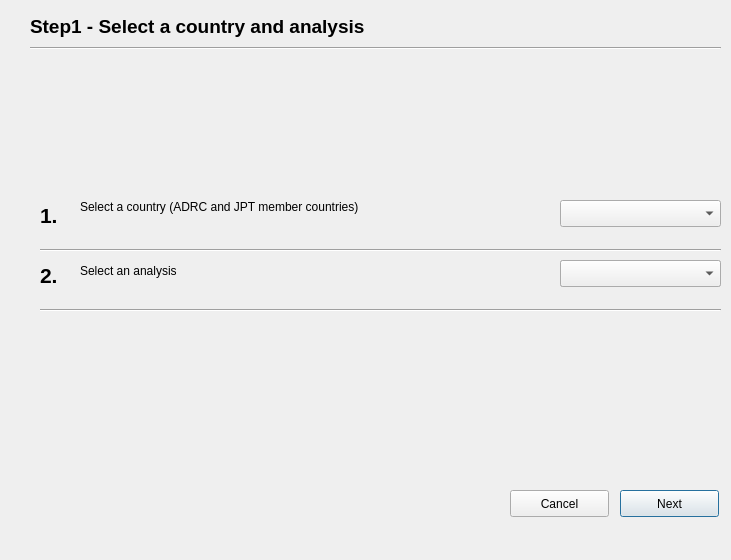
<?xml version="1.0" encoding="UTF-8"?>
<ui version="4.0">
 <class>WizardImpact0Base</class>
 <widget class="QDialog" name="WizardImpact0Base">
  <property name="geometry">
   <rect>
    <x>0</x>
    <y>0</y>
    <width>731</width>
    <height>560</height>
   </rect>
  </property>
  <property name="windowTitle">
   <string>Impact Map Step 1 Wizard</string>
  </property>
  <widget class="QLabel" name="label">
   <property name="geometry">
    <rect>
     <x>80</x>
     <y>200</y>
     <width>461</width>
     <height>41</height>
    </rect>
   </property>
   <property name="text">
    <string>&lt;html&gt;&lt;head/&gt;&lt;body&gt;&lt;p&gt;Select a country (ADRC and JPT member countries)&lt;/p&gt;&lt;/body&gt;&lt;/html&gt;</string>
   </property>
   <property name="alignment">
    <set>Qt::AlignLeading|Qt::AlignLeft|Qt::AlignTop</set>
   </property>
   <property name="wordWrap">
    <bool>true</bool>
   </property>
  </widget>
  <widget class="QPushButton" name="next_btn">
   <property name="geometry">
    <rect>
     <x>620</x>
     <y>490</y>
     <width>99</width>
     <height>27</height>
    </rect>
   </property>
   <property name="text">
    <string>Next</string>
   </property>
  </widget>
  <widget class="QLabel" name="label_2">
   <property name="geometry">
    <rect>
     <x>30</x>
     <y>16</y>
     <width>691</width>
     <height>21</height>
    </rect>
   </property>
   <property name="font">
    <font>
     <pointsize>14</pointsize>
     <weight>75</weight>
     <bold>true</bold>
    </font>
   </property>
   <property name="text">
    <string>Step1 - Select a country and analysis</string>
   </property>
  </widget>
  <widget class="Line" name="line">
   <property name="geometry">
    <rect>
     <x>30</x>
     <y>40</y>
     <width>691</width>
     <height>16</height>
    </rect>
   </property>
   <property name="orientation">
    <enum>Qt::Horizontal</enum>
   </property>
  </widget>
  <widget class="QLabel" name="label_3">
   <property name="geometry">
    <rect>
     <x>40</x>
     <y>200</y>
     <width>21</width>
     <height>31</height>
    </rect>
   </property>
   <property name="font">
    <font>
     <pointsize>16</pointsize>
     <weight>75</weight>
     <bold>true</bold>
    </font>
   </property>
   <property name="text">
    <string>&lt;html&gt;&lt;head/&gt;&lt;body&gt;&lt;p&gt;1.&lt;/p&gt;&lt;/body&gt;&lt;/html&gt;</string>
   </property>
  </widget>
  <widget class="Line" name="line_2">
   <property name="geometry">
    <rect>
     <x>40</x>
     <y>240</y>
     <width>681</width>
     <height>20</height>
    </rect>
   </property>
   <property name="orientation">
    <enum>Qt::Horizontal</enum>
   </property>
  </widget>
  <widget class="Line" name="line_3">
   <property name="geometry">
    <rect>
     <x>40</x>
     <y>300</y>
     <width>681</width>
     <height>20</height>
    </rect>
   </property>
   <property name="orientation">
    <enum>Qt::Horizontal</enum>
   </property>
  </widget>
  <widget class="QLabel" name="label_4">
   <property name="geometry">
    <rect>
     <x>40</x>
     <y>260</y>
     <width>21</width>
     <height>31</height>
    </rect>
   </property>
   <property name="font">
    <font>
     <pointsize>16</pointsize>
     <weight>75</weight>
     <bold>true</bold>
    </font>
   </property>
   <property name="text">
    <string>&lt;html&gt;&lt;head/&gt;&lt;body&gt;&lt;p&gt;2.&lt;/p&gt;&lt;/body&gt;&lt;/html&gt;</string>
   </property>
  </widget>
  <widget class="QLabel" name="label_5">
   <property name="geometry">
    <rect>
     <x>80</x>
     <y>264</y>
     <width>291</width>
     <height>41</height>
    </rect>
   </property>
   <property name="text">
    <string>&lt;html&gt;&lt;head/&gt;&lt;body&gt;&lt;p&gt;Select an analysis&lt;/p&gt;&lt;/body&gt;&lt;/html&gt;</string>
   </property>
   <property name="alignment">
    <set>Qt::AlignLeading|Qt::AlignLeft|Qt::AlignTop</set>
   </property>
   <property name="wordWrap">
    <bool>true</bool>
   </property>
  </widget>
  <widget class="QComboBox" name="country_comboBox">
   <property name="geometry">
    <rect>
     <x>560</x>
     <y>200</y>
     <width>161</width>
     <height>27</height>
    </rect>
   </property>
  </widget>
  <widget class="QComboBox" name="disaster_type_comboBox">
   <property name="geometry">
    <rect>
     <x>560</x>
     <y>260</y>
     <width>161</width>
     <height>27</height>
    </rect>
   </property>
  </widget>
  <widget class="QComboBox" name="analysis_comboBox">
   <property name="geometry">
    <rect>
     <x>560</x>
     <y>260</y>
     <width>161</width>
     <height>27</height>
    </rect>
   </property>
  </widget>
  <widget class="QPushButton" name="cancel_btn">
   <property name="geometry">
    <rect>
     <x>510</x>
     <y>490</y>
     <width>99</width>
     <height>27</height>
    </rect>
   </property>
   <property name="text">
    <string>Cancel</string>
   </property>
  </widget>
 </widget>
 <resources/>
 <connections/>
</ui>
